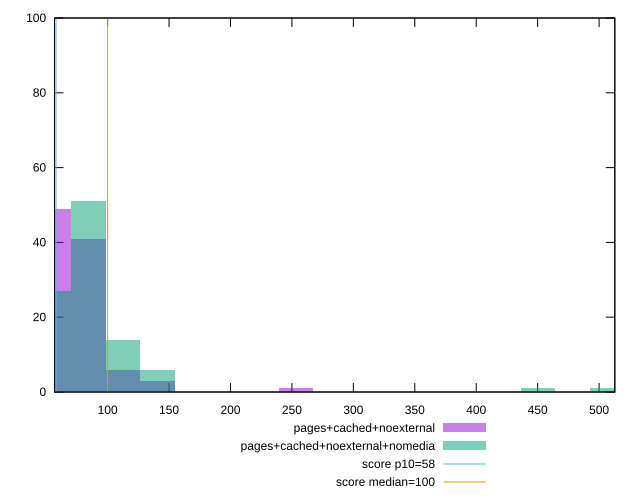

Reproduce this figure in gnuplot.
reset

$pagesCachedNoexternal <<EOF
56.302599544704016 49
84.45389931705603 41
112.60519908940803 6
140.75649886176004 3
253.36169795116808 1
EOF

$pagesCachedNoexternalNomedia <<EOF
84.45389931705603 51
56.302599544704016 27
140.75649886176004 6
112.60519908940803 14
506.72339590233616 1
450.4207963576321 1
EOF

set key outside below
set boxwidth 28.151299772352008
set xrange [56.800000000000004:512.8000000000001]
set yrange [0:100]
set trange [0:100]
set style fill transparent solid 0.5 noborder

set parametric
set terminal svg size 640, 500 enhanced background rgb 'white'
set output "reprap/estimated-input-latency/comparison/histogram/2_vs_3.svg"

plot $pagesCachedNoexternal title "pages+cached+noexternal" with boxes, \
     $pagesCachedNoexternalNomedia title "pages+cached+noexternal+nomedia" with boxes, \
     58,t title "score p10=58", \
     100,t title "score median=100"

reset
